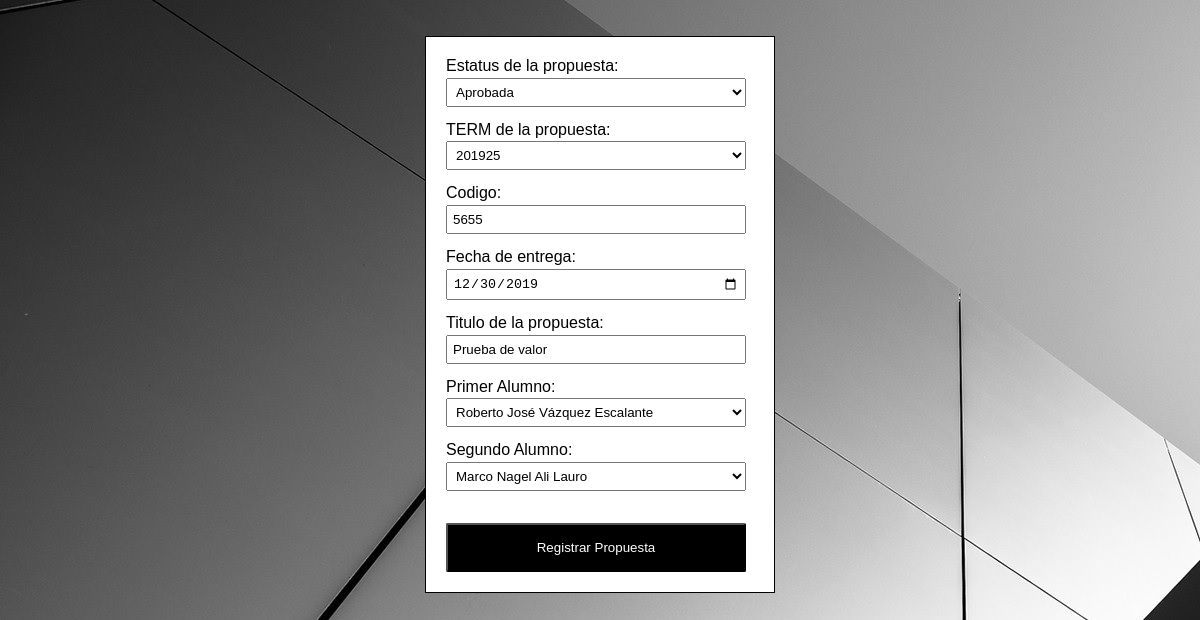
/1/editarpropuesta (signed in), run on the app's committed database.
### gestionusuarios/models.py (models this page shows, shortened)
class Propuesta(models.Model):
    Estatusvalor = models.ForeignKey(Statuspropuesta, on_delete=models.CASCADE)
    Termpropuesta = models.ForeignKey(Term, null=True, on_delete=models.CASCADE)
    Fechaentrega = models.DateField()
    Codigo = models.CharField(unique=True, max_length=12)
    Titulo = models.CharField(max_length=60)
    Alumnouno = models.ForeignKey(Persona, null=True, related_name='Alumnouno', on_delete=models.CASCADE)
    Alumnodos = models.ForeignKey(Persona, null=True, related_name='Alumnodos', on_delete=models.CASCADE)

### gestionusuarios/views.py (the view)
# urls.py: path('<int:id>/editarpropuesta', views.editar_propuesta, name='editar_propuesta'),
def editar_propuesta(request, id):
    if request.user.is_authenticated:
        p = Propuesta.objects.get(id=id)
        if request.method == 'GET':
            form = PropuestaForm(instance=p)
        else:
            form = PropuestaForm(request.POST, instance=p)
            if form.is_valid():
                form.save()
            return redirect('/consultarpropuesta')
        return render(request, "gestionusuarios/nuevapropuesta.html", {'form': form})
    return redirect('/login')

### gestionusuarios/forms.py
class PropuestaForm(forms.ModelForm):
    class Meta:
        model = Propuesta
        fields = [
            'Estatusvalor',
            'Termpropuesta',
            'Codigo',
            'Fechaentrega',
            'Titulo',
            'Alumnouno',
            'Alumnodos',
        ]
        labels = {
            'Estatusvalor': 'Estatus de la propuesta',
            'Termpropuesta': 'TERM de la propuesta',
            'Codigo': 'Codigo',
            'Fechaentrega': 'Fecha de entrega',
            'Titulo': 'Titulo de la propuesta',
            'Alumnouno': 'Primer Alumno',
            'Alumnodos': 'Segundo Alumno',
        }
        widgets = {
            'Estatusvalor': forms.Select(attrs={'class':'form-control'}),
            'Termpropuesta': forms.Select(attrs={'class':'form-control'}),
            'Codigo': forms.TextInput(attrs={'class':'form-control'}),
            'Fechaentrega': DateInput(attrs={'class':'form-control'}),
            'Titulo': forms.TextInput(attrs={'class':'form-control'}),
            'Alumnouno': forms.Select(attrs={'class':'form-control'}),
            'Alumnodos': forms.Select(attrs={'class':'form-control'}),
        }

### gestionusuarios/models.py (called while the page is built)
    def __str__(self):
        return self.Nombres + ' ' + self.Apellidos

    def __str__(self):
        return str(self.Periodo)

    def __str__(self):
        return self.Estatus

### gestionusuarios/templates/gestionusuarios/nuevapropuesta.html (shortened to what this page needs)
{% load static %}
<head>
    <link rel="stylesheet" href="{% static 'gestionusuarios/styles/nav.css' %}">
    <link rel="stylesheet" href="{% static 'gestionusuarios/styles/formulario.css' %}">
</head>
{% block content %}
<body background="static/gestionusuarios/imagenes/fondoproyecto.jpg">
<br></br>
<div id="persona">
    <form method="POST">
        {{ form.as_p }}
        <br>
        <button type="submit" class="btn btn-color">Registrar Propuesta</button>
    </form>
</div>
</body>
{% endblock %}

### gestionusuarios/static/gestionusuarios/styles/nav.css (style rules this page uses)
* { margin: 0px; padding: 0px; box-sizing: border-box; }

### gestionusuarios/static/gestionusuarios/styles/formulario.css (style rules this page uses)
#persona { margin: 0 auto; width: 350px; font-family: Arial, Helvetica, sans-serif; background-color: white; padding: 20px; border: solid 1px black; }
.btn { width: 300px; border-radius: 2px; display: inline-block; padding: 15px 15px; font-family: Arial, Helvetica, sans-serif; }
.btn-color { color: white; background-color: black; }
.form-control { width: 300px; padding: 5px; margin: .2em 0 14 0; }

### data on the page
Propuesta: Estatusvalor "Aprobada", Termpropuesta "201925", Codigo "5655", Fechaentrega "12/30/2019", Titulo "Prueba de valor", Alumnouno "Roberto José Vázquez Escalante", Alumnodos "Marco Nagel Ali Lauro"
